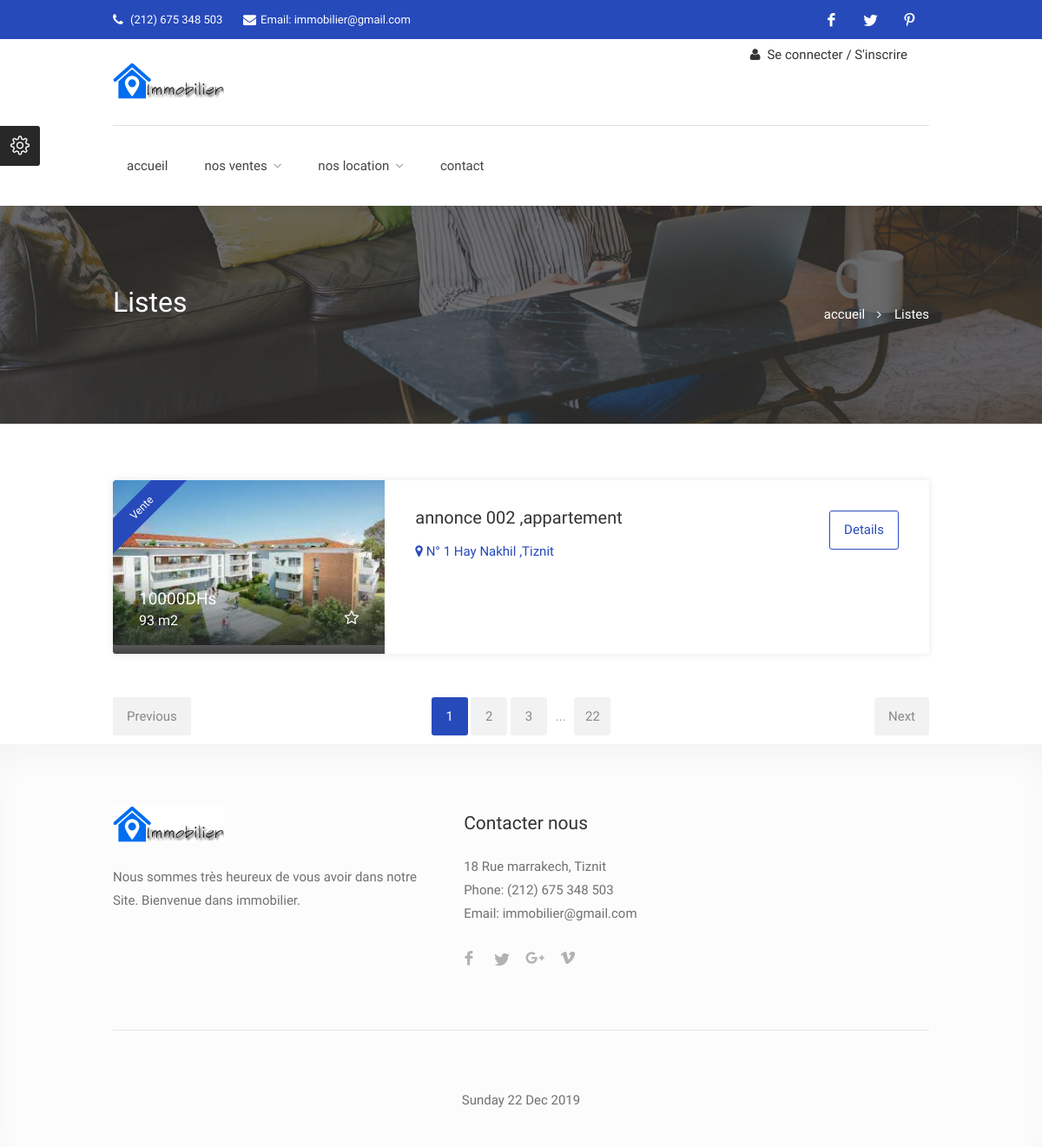
The app's page /NousVenteLocation.php?offre=vente&typeBien=appartement with its own data.
### tables this page shows
CREATE TABLE `annonces` (
  `id_annonce` int(11) NOT NULL,
  `id_user` int(11) DEFAULT NULL,
  `titre` text NOT NULL,
  `discription` text NOT NULL,
  `type_bien` set('appartement','villa','commercial','garage') NOT NULL,
  `type_offre` set('Vente','Location') NOT NULL,
  `adresse` text NOT NULL,
  `quartier` text NOT NULL,
  `ville` text NOT NULL,
  `surface` double NOT NULL,
  `nbr_chambre` varchar(30) NOT NULL,
  `prix` double NOT NULL,
  `date_annonce` datetime NOT NULL DEFAULT current_timestamp(),
  `valider` int(11) NOT NULL DEFAULT 0
);

CREATE TABLE `photos` (
  `id_photo` int(11) NOT NULL,
  `id_annonce` int(11) NOT NULL,
  `photo` varchar(100) NOT NULL
);

### NousVenteLocation.php (the view, shortened to what this page needs)
<?php
require "cnx.php";
?>
<!DOCTYPE html>
<head>
<link rel="stylesheet" href="css/style.css">
<link rel="stylesheet" href="css/colors/main.css" id="colors">
</head>
<body>
<div id="wrapper">
    <header id="header-container">
        <?php include "header.php"; ?>
    </header>
<div class="parallax titlebar"
	data-background="images/listings-parallax.jpg"
	data-color="#333333"
	data-color-opacity="0.7"
	data-img-width="800"
	data-img-height="505">
	<div id="titlebar">
		<div class="container">
			<div class="row">
				<div class="col-md-12">
					<h2>Listes</h2>
					<nav id="breadcrumbs">
						<ul>
							<li><a href="#">accueil</a></li>
							<li>Listes</li>
						</ul>
					</nav>
				</div>
			</div>
		</div>
	</div>
</div>
<div class="container">
	<div class="row fullwidth-layout">
		<div class="col-md-12">
			<div class="listings-container list-layout">
				<?php
					$type_offre=$_GET['offre'];
					$type_bien=$_GET['typeBien'];
					$query = mysqli_query($success,"SELECT * from annonces WHERE annonces.type_bien='$type_bien' and annonces.type_offre='$type_offre' and valider=1");
					while($myrow1 = mysqli_fetch_array($query)) {
				echo '<div class="listing-item">
					<a href="single-property-page-1.html" class="listing-img-container">
						<div class="listing-badges">
							<span class="featured">'.htmlspecialchars($myrow1['type_offre']).'</span>
						</div>
						<div class="listing-img-content">
							<span class="listing-price">'.htmlspecialchars($myrow1['prix']).'DHs<i>'.htmlspecialchars($myrow1['surface']).' m2</i></span>
							<span class="like-icon tooltip"></span>
						</div>
						<div class="listing-carousel">';
						$id_annonce=$myrow1['id_annonce'];
						$qry = mysqli_query($success,"select * from photos where id_annonce=$id_annonce");
						while($myrow2 = mysqli_fetch_array($qry)){
						echo '<div><img src="uploads/'.htmlspecialchars($myrow2['photo']).'" alt=""></div>';
									}
						echo '</div>
					</a>
					<div class="listing-content">
						<div class="listing-title">
							<h4><a href="single-property-page-1.html">'.htmlspecialchars($myrow1['titre']).' ,'.htmlspecialchars($myrow1['type_bien']).'</a></h4>
							<a href="">
								<i class="fa fa-map-marker"></i>
								'.htmlspecialchars($myrow1['adresse']).' ,'.htmlspecialchars($myrow1['ville']).'
							</a>
							<a href="detaille.php?id_annonce='.$myrow1['id_annonce'].'" class="details button border">Details</a>
						</div>
					</div>
				</div>';
				}
				?>
			</div>
			<div class="pagination-container margin-top-20">
				<nav class="pagination">
					<ul>
						<li><a href="#" class="current-page">1</a></li>
						<li><a href="#">2</a></li>
						<li><a href="#">3</a></li>
						<li class="blank">...</li>
						<li><a href="#">22</a></li>
					</ul>
				</nav>
				<nav class="pagination-next-prev">
					<ul>
						<li><a href="#" class="prev">Previous</a></li>
						<li><a href="#" class="next">Next</a></li>
					</ul>
				</nav>
			</div>
		</div>
	</div>
</div>
<div id="footer">
	<div class="container">
		<div class="row">
			<div class="col-md-5 col-sm-6">
				<img class="footer-logo" src="images/logo-maf.png" alt="">
				<br><br>
				<p>Nous sommes très heureux de vous avoir dans notre Site. Bienvenue dans immobilier.</p>
			</div>
			<div class="col-md-3  col-sm-12">
				<h4>Contacter nous</h4>
				<div class="text-widget">
					<span> 18 Rue marrakech, Tiznit </span> <br>
					Phone: <span> (212) 675 348 503 </span><br>
					Email: immobilier@gmail.com
				</div>
				<ul class="social-icons margin-top-20">
					<li><a class="facebook" href="#"><i class="icon-facebook"></i></a></li>
					<li><a class="twitter" href="#"><i class="icon-twitter"></i></a></li>
					<li><a class="gplus" href="#"><i class="icon-gplus"></i></a></li>
					<li><a class="vimeo" href="#"><i class="icon-vimeo"></i></a></li>
				</ul>
			</div>
		</div>
		<div class="row">
			<div class="col-md-12">
				<div class="copyrights"><?php
					$d=date("Y-m-d H:i:s");
					echo '<br>'.gmstrftime ("%A %d %b %Y",strtotime("$d"));
				  ?></div>
			</div>
		</div>
	</div>
</div>
<div id="style-switcher">
	<h2>Color Switcher <a href="#"><i class="sl sl-icon-settings"></i></a></h2>
</div>
</div>
</body>
</html>

### css/colors/main.css (style rules this page uses)
table.manage-table td.action a:hover,table.manage-table .title-container .title h4 a:hover,.my-account-nav li a.current,.my-account-nav li a:hover,#footer .social-icons li a:hover i,#navigation.style-1 .current,#posts-nav li a:hover,#top-bar .social-icons li a:hover i,.agent .social-icons li a:hover i,.agent-contact-details li a:hover,.agent-page .agent-name h4,.footer-links li a:hover,.header-style-2 .header-widget li i,.header-widget .sign-in:hover,.home-slider-desc .read-more i,.info-box,.info-box h4,.listing-title h4 a:hover,.map-box h4 a:hover,.plan-price .value,.plan.featured .listing-badges .featured,.post-content a.read-more,.post-content h3 a:hover,.post-meta li a:hover,.property-pricing,.style-2 .trigger a:hover,.style-2 .trigger.active a,.style-2 .ui-accordion .ui-accordion-header-active,.style-2 .ui-accordion .ui-accordion-header-active:hover,.style-2 .ui-accordion .ui-accordion-header:hover,.tabs-nav li a:hover,.tabs-nav li.active a,.testimonial-author h4,.widget-button:hover,.widget-text h5 a:hover,a,a.button.border,a.button.border.white:hover { color:#274abb }
.listing-img-container:after { background:linear-gradient(to bottom,transparent 60%,#274abb) }
.listing-badges .featured { background-color:#274abb }
.list-layout .listing-img-container:after { background:linear-gradient(to bottom,transparent 55%,#274abb) }
#titlebar.property-titlebar span.property-badge,.back-to-listings:hover,.home-slider-price,.img-box:hover:before,.layout-switcher a.active,.layout-switcher a:hover,.listing-hidden-content,.office-address h3:after,.pagination .current,.pagination ul li a.current-page,.pagination ul li a:hover,.pagination-next-prev ul li a:hover,.property-features.checkboxes li:before { background-color:#274abb }
.chosen-container .chosen-results li.highlighted,.chosen-container-multi .chosen-choices li.search-choice,.select-options li:hover,a.button,a.button.border:hover,button.button,input[type=button],input[type=submit] { background-color:#274abb }
a.button.border { border:1px solid #274abb }

### records on screen
annonces: type_offre "Vente", prix "10000", surface "93", titre "annonce 002", type_bien "appartement", adresse "N° 1 Hay Nakhil", ville "Tiznit"
photos: photo (picture)
